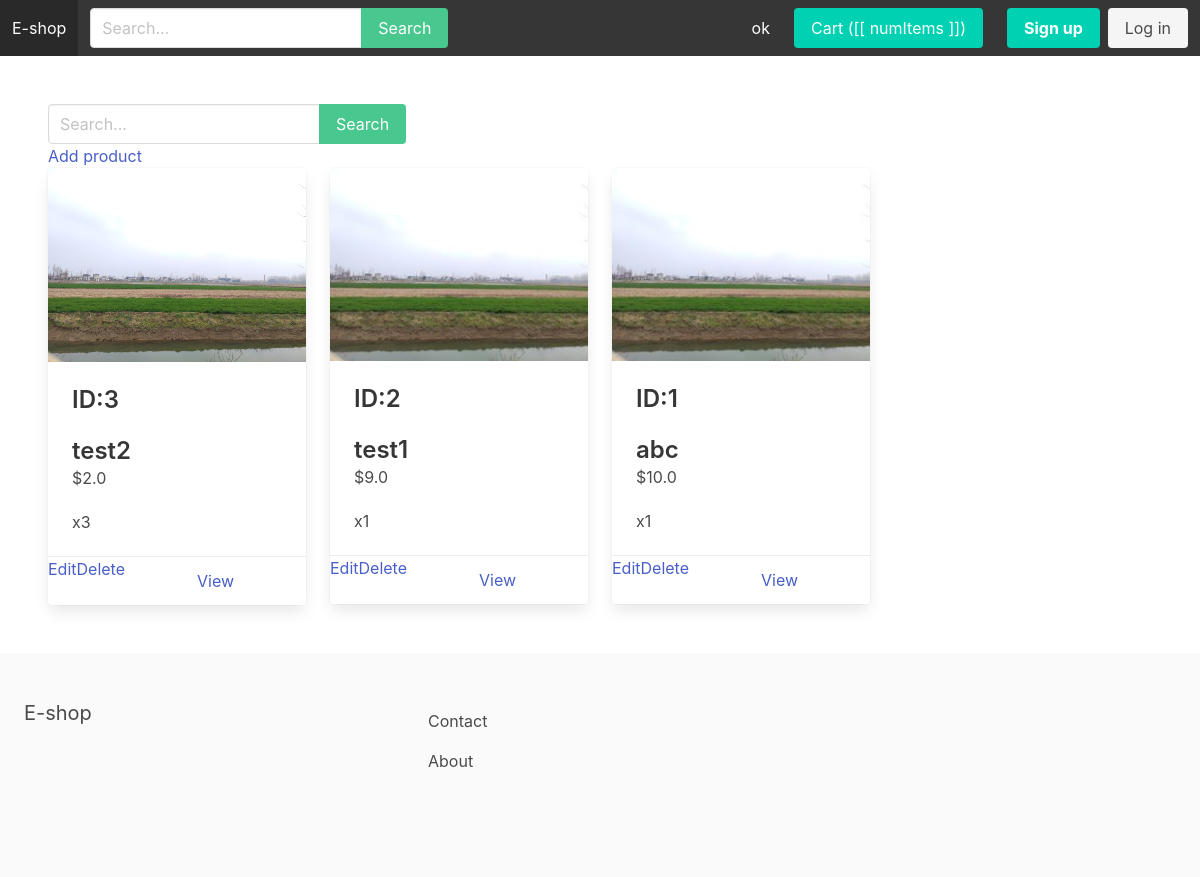
Before: /productManager/ with the older database file.
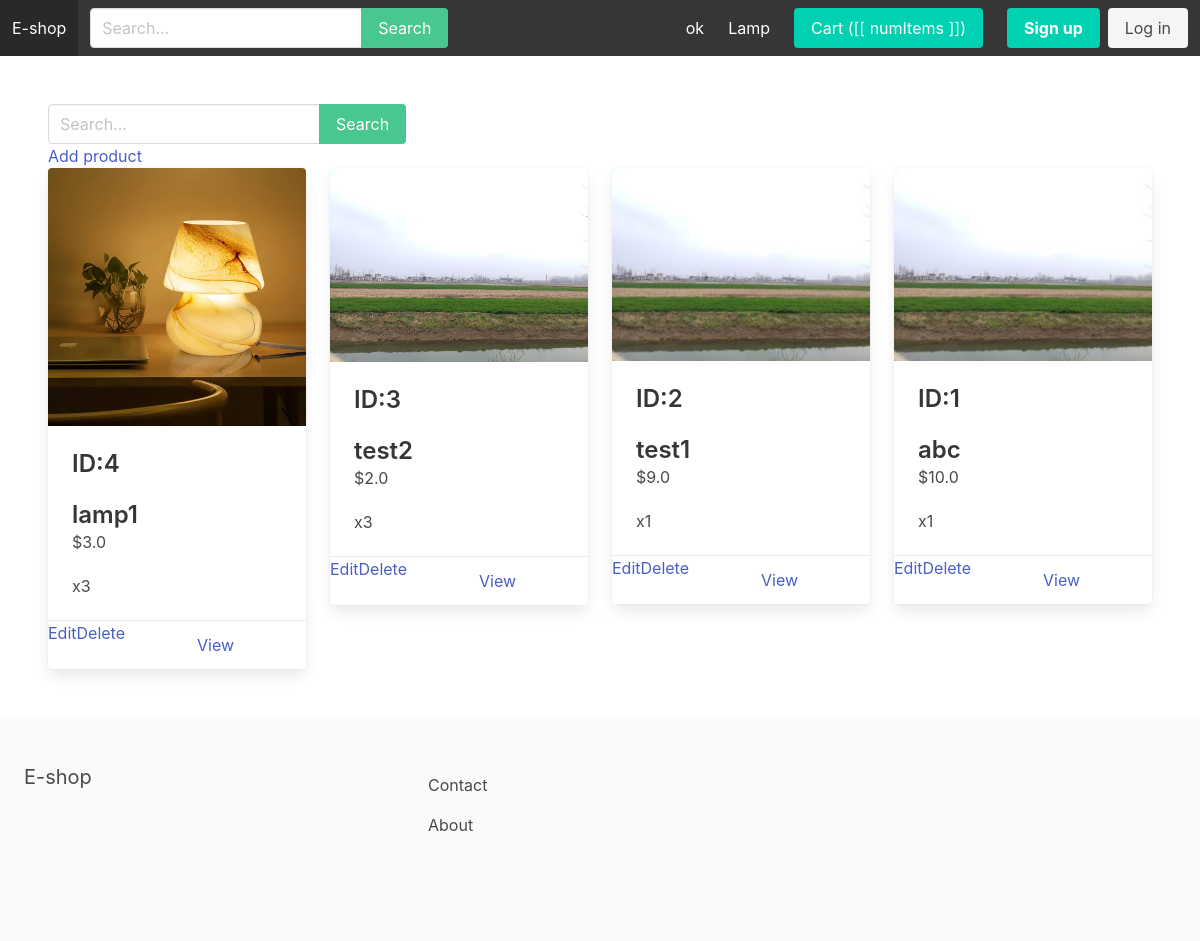
After: the same page with the newer database file.
### apps/store/models.py (models this page shows, shortened)
class Category(models.Model):
    title = models.CharField(max_length=255)
    slug = models.SlugField(max_length=255)
    ordering = models.IntegerField(default=0)
    class Meta:
        verbose_name_plural = 'Categories'
        ordering = ('ordering',)

class Product(models.Model):
    category = models.ForeignKey(Category, related_name='products', on_delete=models.CASCADE)
    title = models.CharField(max_length=255)
    slug = models.SlugField(max_length=255)
    description = models.TextField(blank=True, null=True)
    price = models.FloatField()
    num_available = models.IntegerField(default=1)
    num_visits = models.IntegerField(default=0)
    last_visit = models.DateTimeField(blank=True, null=True)
    image = models.ImageField(upload_to='uploads/', blank=True, null=True)
    thumbnail = models.ImageField(upload_to='uploads/', blank=True, null=True)
    date_added = models.DateTimeField(auto_now_add=True)
    class Meta:
        ordering = ('-date_added',)
    """def save(self, *args, **kwargs):
        self.thumbnail = self.make_thumbnail(self.image)

        super().save(*args, **kwargs)"""
    def get_thumbnail(self):
        if self.thumbnail:
            return self.thumbnail.url

### apps/core/views.py (the view)
# urls.py: path('productManager/', productManagePage, name="productManager"),
def productManagePage(request):
    products = Product.objects.all()
    context = {
        'products': products
    }
    return render(request, 'product.html', context)

### apps/cart/cart.py (called while the page is built)
    def __iter__(self):
        product_ids = self.cart.keys()
        product_clean_ids = []
        for p in product_ids:
            product_clean_ids.append(p)
            self.cart[str(p)]['product'] = Product.objects.get(pk=p)
        for item in self.cart.values():
            item['total_price'] = float(item['price']) * int(item['quantity'])
            yield item

    def get_total_length(self):
        return sum(int(item['quantity']) for item in self.cart.values())

    def get_total_cost(self):
        return sum(float(item['total_price']) for item in self)

### apps/cart/context_processors.py (called while the page is built)
def cart(request):
    return {'cart': Cart(request)}

### apps/store/context_processors.py (called while the page is built)
def menu_categories(request):
    categories = Category.objects.all()
    return {'menu_categories': categories}

### apps/core/templates/product.html
{% extends 'base.html' %}
{% block content %}
         <form method="get" action="{% url 'searchManage' %}">
            <div class="field has-addons">
                <div class="control">
                    <input type="text" class="input" placeholder="Search..." name="query">
                </div>
                <div class="control">
                    <button class="button is-success">Search</button>
                </div>
            </div>
        </form>
    <a href="{% url 'addProduct' %}" class="edit-button">Add product</a>
   {% with products as list_products %}
        {% include 'parts/product_Manage_list.html' %}
    {% endwith %}
{% endblock %}

### apps/core/templates/base.html (shortened to what this page needs)
{% load static %}
<!DOCTYPE html>
<html>
	<head>
		<link rel="stylesheet" href="https://cdn.jsdelivr.net/npm/bulma@0.9.0/css/bulma.min.css">
		<link rel="stylesheet" href="{% static 'main.css' %}">
	</head>
	<body>
		<nav class="navbar is-dark" id="navbarapp">
			<div class="navbar-brand">
				<a class="navbar-item" href="{% url 'frontpage' %}">E-shop</a>
			</div>
			<div id="main-navbar" class="navbar-menu" :class="{ 'is-active': menuClass }">
				<div class="navbar-start">
					<div class="navbar-item">
						<form method="get" action="{% url 'search' %}">
							<div class="field has-addons">
								<div class="control">
									<input type="text" class="input" placeholder="Search..." name="query">
								</div>
								<div class="control">
									<button class="button is-success">Search</button>
								</div>
							</div>
						</form>
					</div>
				</div>
				<div class="navbar-end">
					{% for category in menu_categories %}
						{% if not category.children.all %}
                        	<a href="{% url 'category_detail' category.slug %}" class="navbar-item">{{ category.title }}</a>
						{% endif %}
					{% endfor %}
					<div class="navbar-item">
						<a href="{% url 'cart' %}" class="button is-primary">Cart ([[ numItems ]])</a>
					</div>
					{% if request.user.is_authenticated %}
						<div class="navbar-item">
							<a href="{% url 'myaccount' %}" class="button is-light">My account</a>
						</div>
					{% else %}
						<div class="navbar-item">
							<div class="buttons">
								<a href="{% url 'signup' %}" class="button is-primary"><strong>Sign up</strong></a>
								<a href="{% url 'login' %}" class="button is-light">Log in</a>
							</div>
						</div>
					{% endif %}
				</div>
			</div>
		</nav>
		<section class="section">
			{% block content %}
            {% endblock %}
		</section>
		<footer class="footer">
			<div class="columns">
				<div class="column is-4">
					<h2 class="subtitle">E-shop</h2>
				</div>
				<div class="column is-8">
					<a href="{% url 'contact' %}" class="navbar-item">Contact</a>
					<a href="{% url 'about' %}" class="navbar-item">About</a>
				</div>
			</div>
		</footer>
	</body>
</html>

### apps/store/templates/parts/product_manage_list.html
<div class="columns is-multiline">
        {% for p in list_products %}
            <div class="column is-3">
                <div class="card">
                    <div class="card-image">
                        <figure class="image">
                            <img src="{{ p.get_thumbnail }}">
                        </figure>
                    </div>
                    <div class="card-content">
                        <div class="media">
                            <div class="media-content">
                                <p class="title is-4">ID:{{ p.id }}</p>
                                <p class="title is-4">{{ p.title }}</p>
                                <p class="subtitle is-6">${{ p.price }}</p>
                                <p class="subtitle is-6">x{{ p.num_available }}</p>
                            </div>
                        </div>
                    </div>
                    <footer class="card-footer">
                        <a href="{% url 'editProduct' p.pk %}" class="edit-button">Edit </a>
                        <a href="{% url 'deleteProduct' p.pk %}" class="edit-button"> Delete </a>
                        <a href="{% url 'product_detail' p.category.slug p.slug %}" class="card-footer-item">View</a>
                    </footer>
                </div>
            </div>
        {% endfor %}
    </div>

Changed rows visible on the page:
added Category: title "Lamp"
added Product: get_thumbnail (picture), id "4", title "lamp1", price "3.0", num_available "3"
